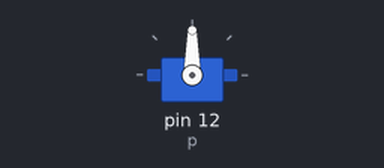
Recording of a program running on a simulated Raspberry Pi (header pin numbers). Shown: servo. Servo angles are drawn from the pulse width (0.5 ms = 0°, 2.5 ms = 180°).

Above: at 0.05 s.
At 1.5 s:
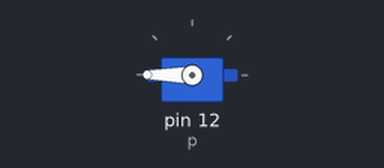
At 3.0 s:
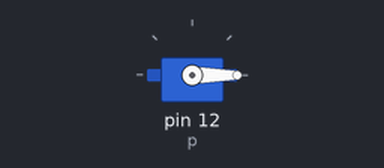
Timing chart, 0 to 6.9 s (numbered marks = the images above):
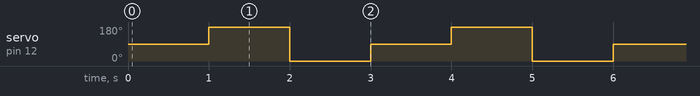

Measured:
- by itself, servo on pin 12 (p): repeats every 3.0 s: 0° 1.0 s, 90° 1.0 s, 180° 1.0 s

The program:

softpwnservo.py
```python
import RPi.GPIO as GPIO
import time

GPIO.setmode(GPIO.BOARD)
GPIO.setup(12, GPIO.OUT)

p = GPIO.PWM(12,50)
p.start(7.5)

try:
    while True:
        #Neutral
        p.ChangeDutyCycle(7.5)
        time.sleep(1)
        #180
        p.ChangeDutyCycle(12.5)
        time.sleep(1)
        #0
        p.ChangeDutyCycle(2.5)
        time.sleep(1)

except KeyboardInterrupt:
    p.stop()
    GPIO.cleanup()
```
